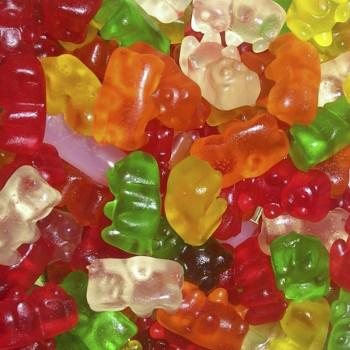
#> input picture week-1/bears.jpg, 350 x 350 px
$ jupyter execute --allow-errors denoise.ipynb
#> lines starting #> are read from the running program, lines starting #| are printed output that depends on the picture
[cell 1]
import cv2
import numpy as np
import matplotlib.pyplot as plt

import torch
from scipy import ndimage as nd

import time
import torch.nn.functional as F

# Basic image processing

[cell 2]
bears = cv2.imread('bears.jpg')
#> bears is the input picture: shape (350, 350, 3); mean B, G, R 53.9, 98.7, 162.4

[cell 3]
# read image by cv2 -> Bgr -> RGB
# """""" to create docstring
# [8 lines left out: function preprocess_image, not called in this run]

[cell 4]
plt.figure(0)
#> (the rest of this cell did not finish here and is left out)

[cell 5]
# [9 lines left out: function add_noise, not called in this run]

[cell 6]
noise = np.random.standard_normal(size=(350,350,3))
plt.figure(1)
plt.title('Noise')
plt.imshow(noise, vmax=1.0)
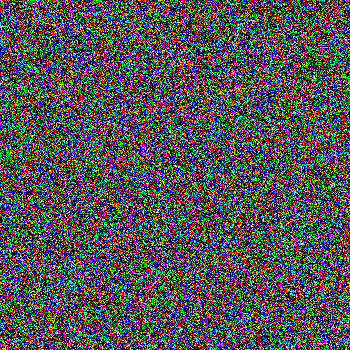
#> shown: shape (350, 350, 3) float64; mean R, G, B 0.314, 0.317, 0.316

#> (a cell that did not finish here is left out)

[cell 8]
GAUSSIAN_KERNEL = 1/16*np.array([1,2,1,2,4,2,1,2,1]).reshape([3,3])

plt.figure(3)
plt.title('Gaussian kernel')
plt.imshow(GAUSSIAN_KERNEL, vmax=1.0)
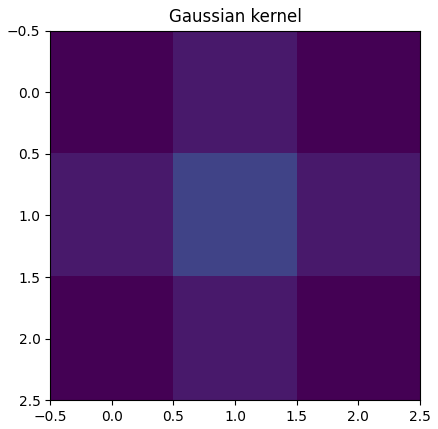
#> figure drawn by matplotlib, 1 panel
